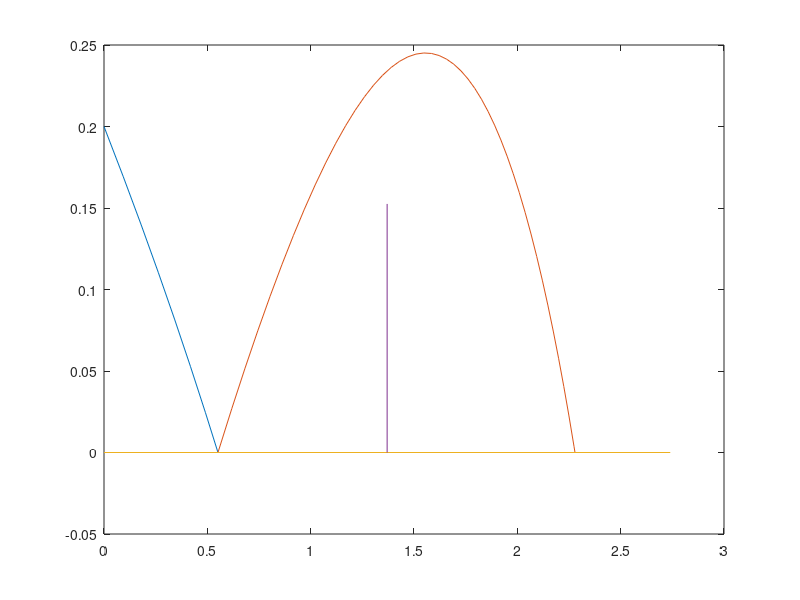

Write the MATLAB code that produced this figure.
function res = ping_pong_it_1()
close all
%2-D model of a ping pong ball with initial angle theta hitting the table
%and spinning off again
%Only spin is about z-axis
%GOAL: working flight, impact, and post-impact flight model

m = .0027; %kg
g = 9.80; %m/s^2
A = 0.00502654824; %m^2
Cd = 0.5;
rho = 1.225; %kg/m^3

theta = -pi/10; %launch angle in radians
v0 = 10; %m/s

Times = 0:.01:1;
Initial = [0;0.2;(v0*cos(theta));(v0*sin(theta))]; %x0 y0 vx0 vy0

options = odeset('Events',@events);
%FB stands for First Bounce
[T1, FB] = ode45(@proj_derivs,Times,Initial,options);
Initial2 = [FB(end,1) FB(end,2) FB(end,3) -1*FB(end,4)];
% Initial2 = [0.3739   -0.0000    1.5580    1.8161];
%after ode stops, next call:
[T2, SB] = ode45(@proj_derivs,Times,Initial2,options);
plot(FB(:,1),FB(:,2))
hold on;
plot(SB(:,1),SB(:,2))
X = [0, 2.74];
Y = [0, 0];
X2 = [1.37, 1.37];
Y2 = [0, 0.1525];
plot (X,Y)
plot (X2, Y2)

    function [value,isterminal,direction] = events(t,PV)
        value = PV(2);
        isterminal = 1;
        direction = -1;
    end

    function derivs = proj_derivs(t,PV)
        x = PV(1);
        y = PV(2);
        vx = PV(3);
        vy = PV(4);
        
        dxdt = vx;
        dydt = vy;
        
        Vhat = [vx;vy] ./ norm([vx;vy]);
        
        Fd = -0.5 * rho * A * Cd * (norm([vx;vy]))^2 .* Vhat;
        
        dvxdt = Fd(1) / m;
        dvydt = -g + Fd(2) / m;
        derivs = [dxdt;dydt;dvxdt;dvydt];
        %percent = t*100
    end

end